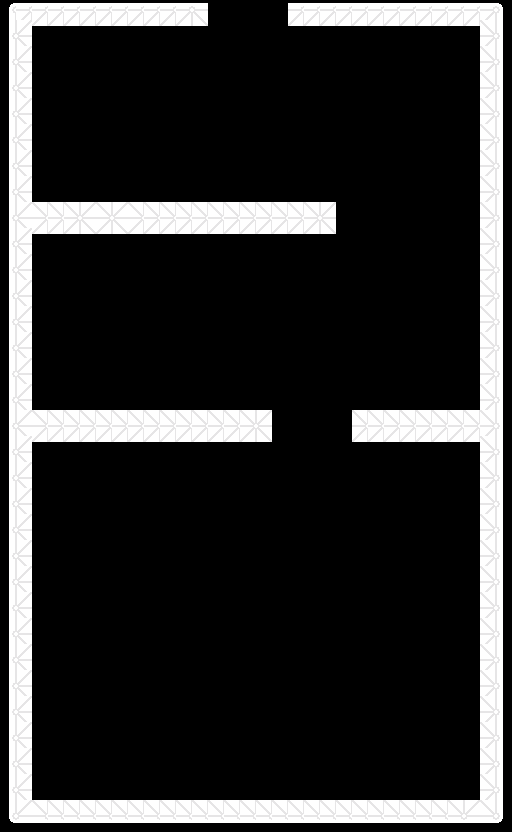

Rendered tile map (Tiled .tmx) drawn with the repository's tilesets; below, a short description and the full map source, tile grids included:
An orthogonal 32x32 tile map with 16x26 px tiles, 1 tile layer (Kachelebene 1).

<map version="1.2" tiledversion="1.2.1" orientation="orthogonal" renderorder="right-down" width="32" height="32" tilewidth="16" tileheight="26" infinite="0" nextlayerid="2" nextobjectid="1">
 <tileset firstgid="1" source="Default_template.tsx" />
 <layer id="1" name="Kachelebene 1" width="32" height="32">
  <data encoding="csv">
10,13,13,13,13,13,13,13,13,13,13,13,0,0,0,0,0,0,13,13,13,13,13,13,13,13,13,13,13,13,29,0,
34,0,0,0,0,0,0,0,0,0,0,0,0,0,0,0,0,0,0,0,0,0,0,0,0,0,0,0,0,0,32,0,
34,0,0,0,0,0,0,0,0,0,0,0,0,0,0,0,0,0,0,0,0,0,0,0,0,0,0,0,0,0,32,0,
34,0,0,0,0,0,0,0,0,0,0,0,0,0,0,0,0,0,0,0,0,0,0,0,0,0,0,0,0,0,32,0,
34,0,0,0,0,0,0,0,0,0,0,0,0,0,0,0,0,0,0,0,0,0,0,0,0,0,0,0,0,0,32,0,
34,0,0,0,0,0,0,0,0,0,0,0,0,0,0,0,0,0,0,0,0,0,0,0,0,0,0,0,0,0,32,0,
34,0,0,0,0,0,0,0,0,0,0,0,0,0,0,0,0,0,0,0,0,0,0,0,0,0,0,0,0,0,32,0,
34,0,0,0,0,0,0,0,0,0,0,0,0,0,0,0,0,0,0,0,0,0,0,0,0,0,0,0,0,0,32,0,
34,0,51,51,51,0,51,0,51,51,51,51,51,51,51,51,51,51,51,51,0,0,0,0,0,0,0,0,0,0,32,0,
34,0,0,0,0,0,0,0,0,0,0,0,0,0,0,0,0,0,0,0,0,0,0,0,0,0,0,0,0,0,32,0,
34,0,0,0,0,0,0,0,0,0,0,0,0,0,0,0,0,0,0,0,0,0,0,0,0,0,0,0,0,0,32,0,
34,0,0,0,0,0,0,0,0,0,0,0,0,0,0,0,0,0,0,0,0,0,0,0,0,0,0,0,0,0,32,0,
34,0,0,0,0,0,0,0,0,0,0,0,0,0,0,0,0,0,0,0,0,0,0,0,0,0,0,0,0,0,32,0,
34,0,0,0,0,0,0,0,0,0,0,0,0,0,0,0,0,0,0,0,0,0,0,0,0,0,0,0,0,0,32,0,
34,0,0,0,0,0,0,0,0,0,0,0,0,0,0,0,0,0,0,0,0,0,0,0,0,0,0,0,0,0,32,0,
34,0,0,0,0,0,0,0,0,0,0,0,0,0,0,0,0,0,0,0,0,0,0,0,0,0,0,0,0,0,32,0,
34,0,51,51,51,51,51,51,51,51,51,51,51,51,51,51,0,0,0,0,0,0,51,51,51,51,51,51,51,51,32,0,
34,0,0,0,0,0,0,0,0,0,0,0,0,0,0,0,0,0,0,0,0,0,0,0,0,0,0,0,0,0,32,0,
34,0,0,0,0,0,0,0,0,0,0,0,0,0,0,0,0,0,0,0,0,0,0,0,0,0,0,0,0,0,32,0,
34,0,0,0,0,0,0,0,0,0,0,0,0,0,0,0,0,0,0,0,0,0,0,0,0,0,0,0,0,0,32,0,
34,0,0,0,0,0,0,0,0,0,0,0,0,0,0,0,0,0,0,0,0,0,0,0,0,0,0,0,0,0,32,0,
34,0,0,0,0,0,0,0,0,0,0,0,0,0,0,0,0,0,0,0,0,0,0,0,0,0,0,0,0,0,32,0,
34,0,0,0,0,0,0,0,0,0,0,0,0,0,0,0,0,0,0,0,0,0,0,0,0,0,0,0,0,0,32,0,
34,0,0,0,0,0,0,0,0,0,0,0,0,0,0,0,0,0,0,0,0,0,0,0,0,0,0,0,0,0,32,0,
34,0,0,0,0,0,0,0,0,0,0,0,0,0,0,0,0,0,0,0,0,0,0,0,0,0,0,0,0,0,32,0,
34,0,0,0,0,0,0,0,0,0,0,0,0,0,0,0,0,0,0,0,0,0,0,0,0,0,0,0,0,0,32,0,
34,0,0,0,0,0,0,0,0,0,0,0,0,0,0,0,0,0,0,0,0,0,0,0,0,0,0,0,0,0,32,0,
34,0,0,0,0,0,0,0,0,0,0,0,0,0,0,0,0,0,0,0,0,0,0,0,0,0,0,0,0,0,32,0,
34,0,0,0,0,0,0,0,0,0,0,0,0,0,0,0,0,0,0,0,0,0,0,0,0,0,0,0,0,0,32,0,
34,0,0,0,0,0,0,0,0,0,0,0,0,0,0,0,0,0,0,0,0,0,0,0,0,0,0,0,0,0,32,0,
34,0,0,0,0,0,0,0,0,0,0,0,0,0,0,0,0,0,0,0,0,0,0,0,0,0,0,0,0,0,32,0,
36,0,21,21,21,21,21,21,21,21,21,21,21,21,21,21,21,21,21,21,21,21,21,21,21,21,21,21,21,0,19,0
</data>
 </layer>
</map>
